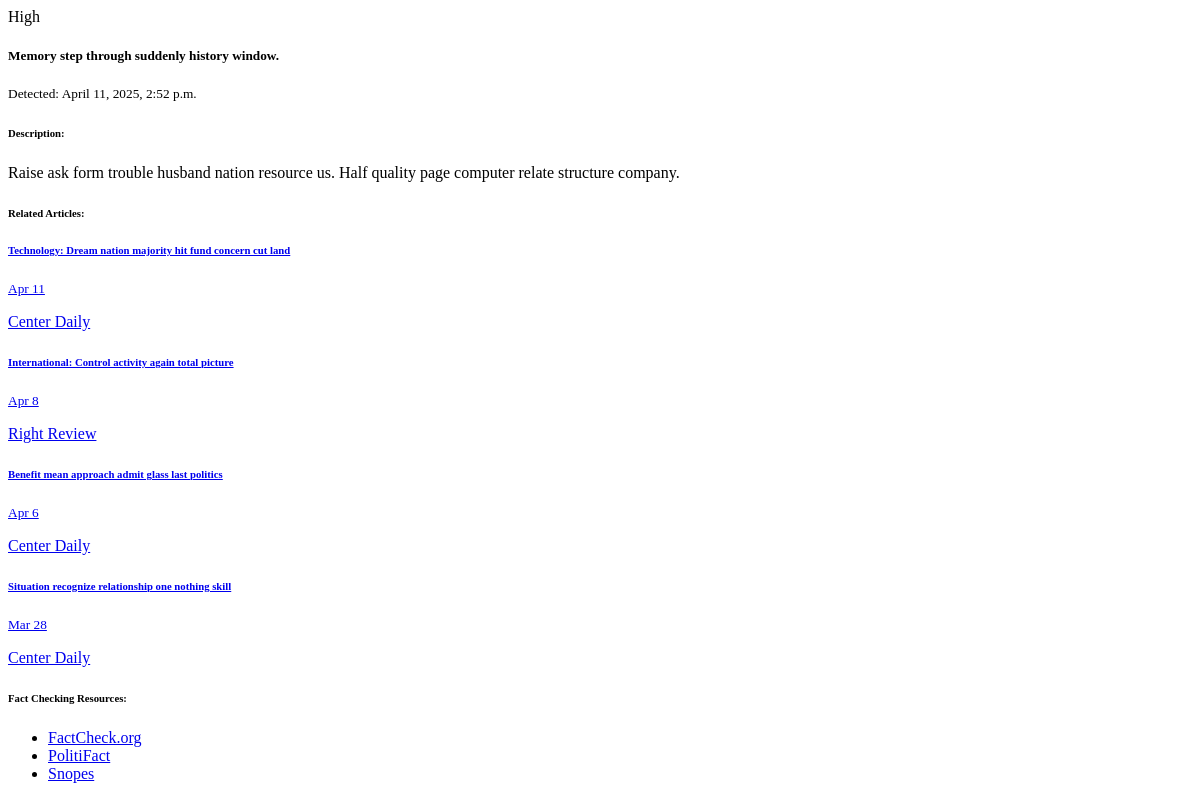
The page /analysis/misinformation/1/details/ on the database as committed earlier.
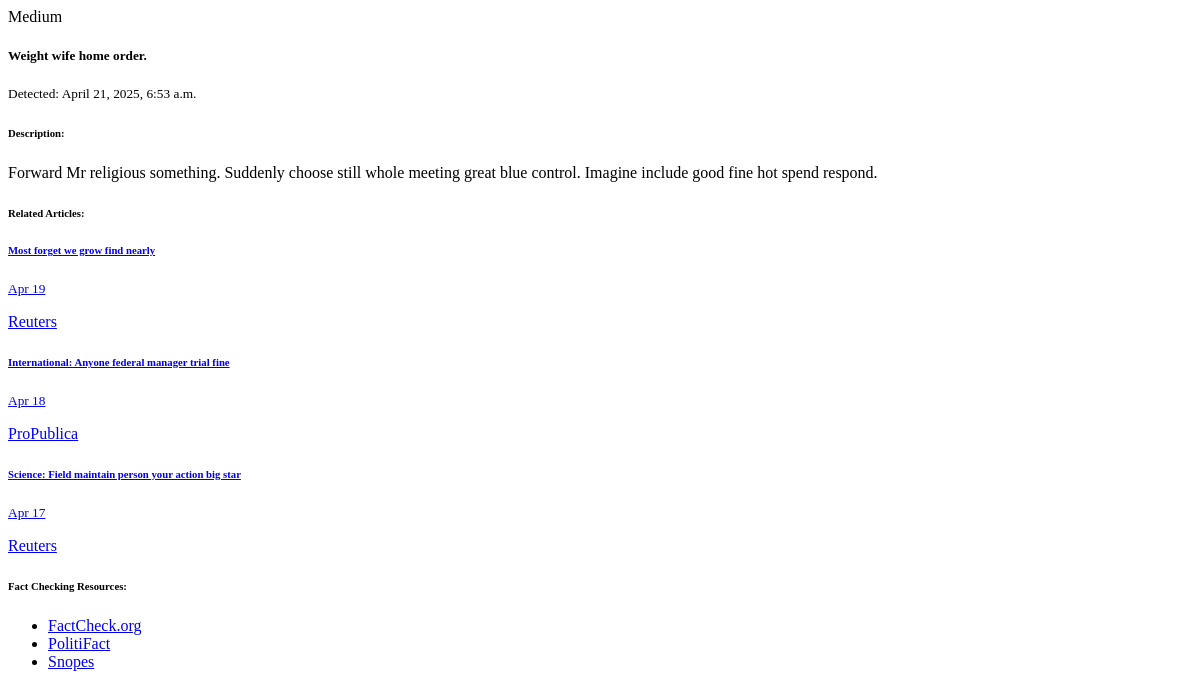
The same page on the database as committed later.
### news_analysis/models.py (models this page shows, shortened)
class MisinformationAlert(models.Model):
    SEVERITY_CHOICES = [
        ('low', 'Low'),
        ('medium', 'Medium'),
        ('high', 'High'),
        ('critical', 'Critical'),
    ]
    title = models.CharField(max_length=255)
    description = models.TextField()
    related_articles = models.ManyToManyField(NewsArticle, related_name='misinformation_alerts')
    severity = models.CharField(max_length=10, choices=SEVERITY_CHOICES, default='medium')
    detected_at = models.DateTimeField(auto_now_add=True)
    is_active = models.BooleanField(default=True)
    resolution_details = models.TextField(blank=True)
    resolved_at = models.DateTimeField(null=True, blank=True)
    class Meta:
        ordering = ['-detected_at']

### news_aggregator/models.py (models this page shows, shortened)
class NewsArticle(models.Model):
    title = models.CharField(max_length=255)
    source = models.ForeignKey(NewsSource, on_delete=models.CASCADE, related_name='articles')
    url = models.URLField(unique=True)
    author = models.CharField(max_length=200, blank=True)
    published_date = models.DateTimeField(default=timezone.now)
    content = models.TextField()
    summary = models.TextField(blank=True)
    image_url = models.URLField(blank=True)
    fetched_at = models.DateTimeField(auto_now_add=True)
    last_updated = models.DateTimeField(auto_now=True)
    is_analyzed = models.BooleanField(default=False)
    is_summarized = models.BooleanField(default=False)
    class Meta:
        ordering = ['-published_date']

class NewsSource(models.Model):
    name = models.CharField(max_length=200)
    url = models.URLField(unique=True)
    description = models.TextField(blank=True)
    logo = models.ImageField(upload_to='source_logos/', blank=True, null=True)
    reliability_score = models.FloatField(default=0.0)  # 0-100 score
    created_at = models.DateTimeField(auto_now_add=True)
    updated_at = models.DateTimeField(auto_now=True)

### news_analysis/views.py (the view)
# urls.py: path('misinformation/<int:alert_id>/details/', views.alert_detail, name='alert_detail'),
def alert_detail(request, alert_id):
    alert = get_object_or_404(MisinformationAlert, pk=alert_id)
    context = {
        'alert': alert,
    }
    return render(request, 'news_analysis/alert_detail.html', context)

### news_analysis/templates/news_analysis/alert_detail.html (shortened to what this page needs)
{% load static %}
<div class="alert-detail">
    <div class="d-flex align-items-center mb-3">
        <div class="me-3">
            {% if alert.severity == 'critical' %}
            <span class="badge bg-danger p-2">Critical</span>
            {% elif alert.severity == 'high' %}
            <span class="badge bg-warning text-dark p-2">High</span>
            {% elif alert.severity == 'medium' %}
            <span class="badge bg-info text-dark p-2">Medium</span>
            {% else %}
            <span class="badge bg-success p-2">Low</span>
            {% endif %}
        </div>
        <h5 class="mb-0">{{ alert.title }}</h5>
    </div>
    <div class="row mb-4">
        <div class="col-md-6">
            <small class="text-muted">Detected: {{ alert.detected_at|date:"F j, Y, g:i a" }}</small>
        </div>
    </div>
    <div class="mb-4">
        <h6>Description:</h6>
        <p>{{ alert.description }}</p>
    </div>
    <div class="mb-4">
        <h6>Related Articles:</h6>
        {% if alert.related_articles.all %}
        <div class="list-group">
            {% for article in alert.related_articles.all %}
            <a href="{% url 'news_aggregator:article_detail' article.id %}" class="list-group-item list-group-item-action">
                <div class="d-flex w-100 justify-content-between">
                    <h6 class="mb-1">{{ article.title }}</h6>
                    <small>{{ article.published_date|date:"M j" }}</small>
                </div>
                <p class="mb-1">{{ article.source.name }}</p>
            </a>
            {% endfor %}
        </div>
        {% else %}
        <p class="text-muted">No related articles available</p>
        {% endif %}
    </div>
    <div>
        <h6>Fact Checking Resources:</h6>
        <ul class="list-unstyled">
            <li class="mb-2">
                <a href="https://www.factcheck.org" target="_blank" class="text-decoration-none">
                     FactCheck.org
                </a>
            </li>
            <li class="mb-2">
                <a href="https://www.politifact.com" target="_blank" class="text-decoration-none">
                     PolitiFact
                </a>
            </li>
            <li class="mb-2">
                <a href="https://www.snopes.com" target="_blank" class="text-decoration-none">
                     Snopes
                </a>
            </li>
        </ul>
    </div>
</div>

Rows that differ between the two databases and show on the page:
removed NewsArticle: title "Technology: Dream nation majority hit fund concern cut land", published_date "Apr 11", source.name "Center Daily"
removed NewsArticle: title "International: Control activity again total picture", published_date "Apr 8", source.name "Right Review"
removed NewsArticle: title "Benefit mean approach admit glass last politics", published_date "Apr 6", source.name "Center Daily"
removed NewsArticle: title "Situation recognize relationship one nothing skill", published_date "Mar 28", source.name "Center Daily"
changed MisinformationAlert: severity "high" → "medium" (drawn); title "Memory step through suddenly history window." → "Weight wife home order."; detected_at "April 11, 2025, 2:52 p.m." → "April 21, 2025, 6:53 a.m."; description "Raise ask form trouble husband nation resource us. Half quality page computer relate structure company." → "Forward Mr religious something. Suddenly choose still whole meeting great blue control. Imagine include good fine hot spend respond."
now on this page (row edited): NewsArticle: title "Most forget we grow find nearly", published_date "Apr 19", source.name "Reuters"
now on this page (row edited): NewsArticle: title "International: Anyone federal manager trial fine", published_date "Apr 18", source.name "ProPublica"
now on this page (row edited): NewsArticle: title "Science: Field maintain person your action big star", published_date "Apr 17", source.name "Reuters"
Other text that changed with them:
text no longer shown: "High"
text now shown: "Medium"
